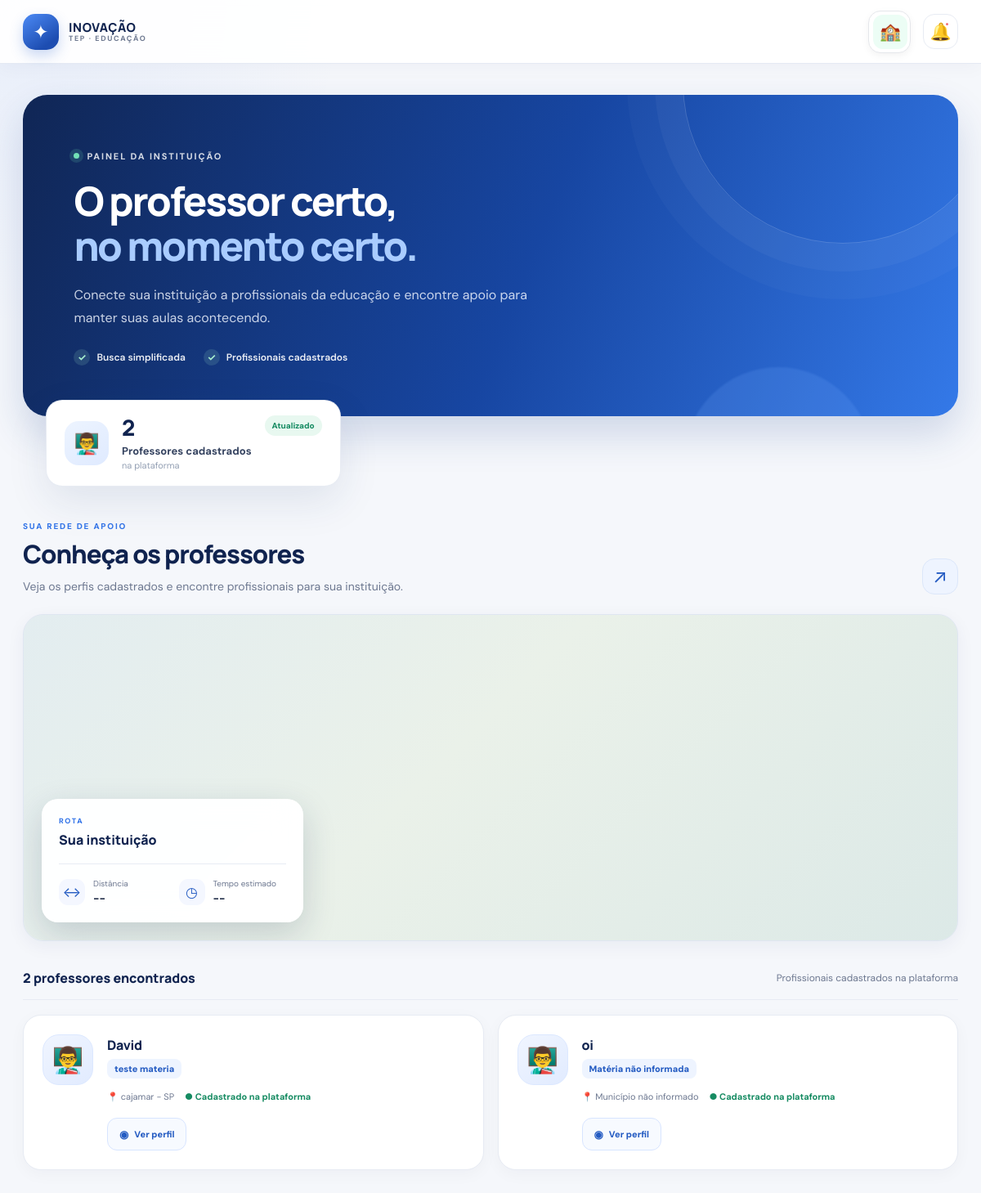
The app's page /instituicao/, older data.
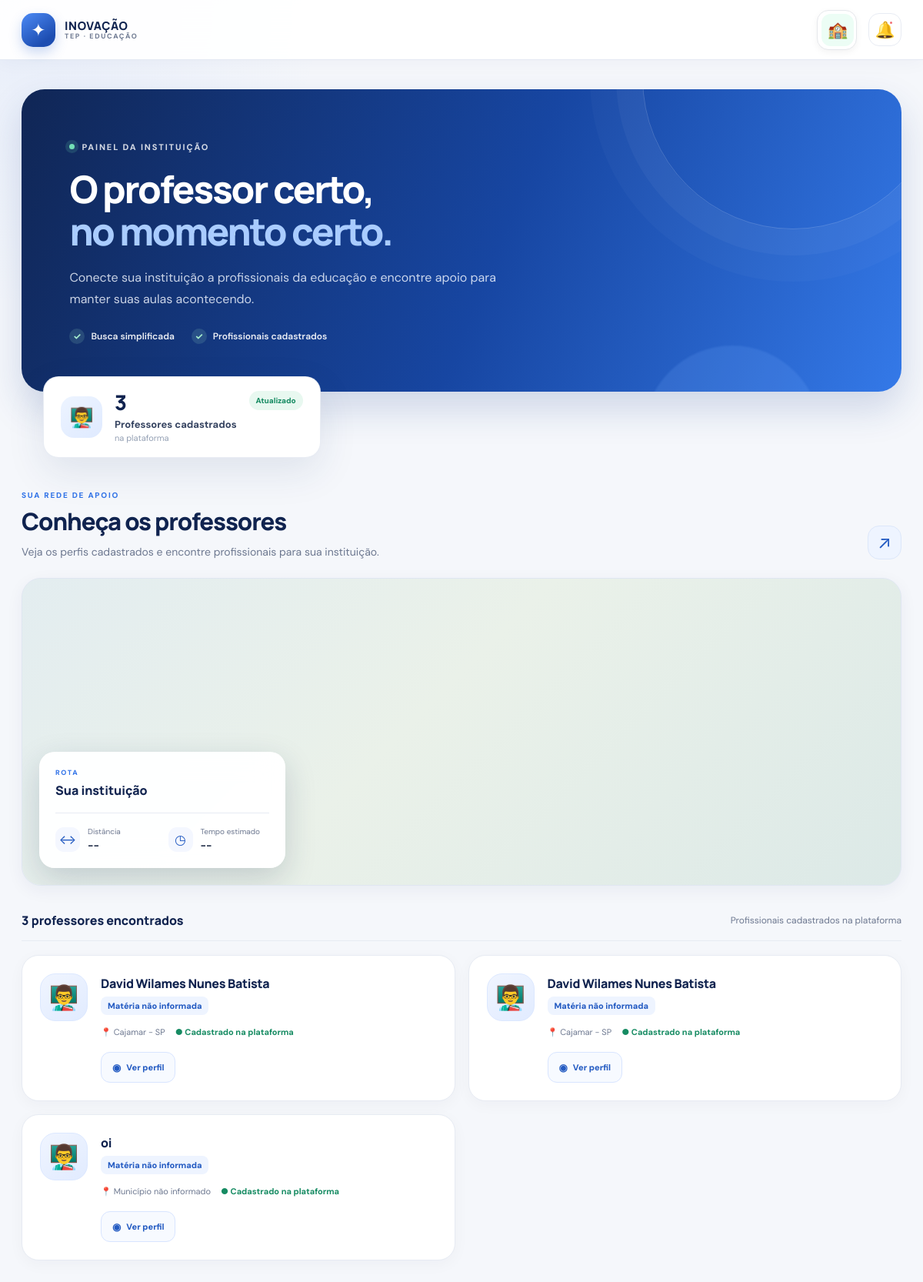
The same page, newer data.
### usuario/models.py (models this page shows, shortened)
class InformacoesColaborador(models.Model):
    usuario = models.OneToOneField(
        Usuarios, on_delete=models.CASCADE, related_name="informacoes_colaborador"
    )
    nome_completo = models.CharField(max_length=255, blank=True)
    nome_social = models.CharField(max_length=255, blank=True)
    data_nascimento = models.DateField(null=True, blank=True)
    genero = models.CharField(max_length=30, blank=True)
    possui_deficiencia = models.CharField(max_length=10, blank=True)
    necessidades_acessibilidade = models.TextField(blank=True)
    email = models.EmailField(blank=True)
    telefone = models.CharField(max_length=20, blank=True)
    cep = models.CharField(max_length=9, blank=True)
    numero = models.CharField(max_length=20, blank=True)
    logradouro = models.CharField(max_length=255, blank=True)
    complemento = models.CharField(max_length=255, blank=True)
    bairro = models.CharField(max_length=100, blank=True)
    municipio = models.CharField(max_length=100, blank=True)
    uf = models.CharField(max_length=2, blank=True)
    tipo_documento = models.CharField(max_length=20, blank=True)
    rg = models.CharField(max_length=30, blank=True)
    cpf = models.CharField(max_length=14, blank=True)
    materia = models.CharField(max_length=100, blank=True)
    tempo_integral = models.BooleanField(default=False)
    horario_inicio = models.TimeField(null=True, blank=True)
    horario_fim = models.TimeField(null=True, blank=True)
    formacao = models.CharField(max_length=255, blank=True)
    pos_graduacao = models.CharField(max_length=255, blank=True)
    disciplinas = models.JSONField(default=list, blank=True)
    observacoes = models.TextField(max_length=1000, blank=True)
    class Meta:
        db_table = "informacoes_colaborador"
        verbose_name = "Informação do colaborador"
        verbose_name_plural = "Informações dos colaboradores"
    perfil_ativo = models.BooleanField(
        default=True, verbose_name="Perfil visível para instituições"
    )

### instituicao/views.py (the view)
# urls.py: path('', views.pagina_instituicao, name='pagina_instituicao'),
def pagina_instituicao(request):
    colaboradores = (
        InformacoesColaborador.objects.filter(perfil_ativo=True)
        .select_related("usuario")
        .order_by("nome_completo")
    )
    return render(
        request,
        "instituicao/instituicao.html",
        {
            "colaboradores": colaboradores,
        },
    )

### templates/instituicao/instituicao.html (shortened to what this page needs)
{% load static %}
<!DOCTYPE html>
<html lang="pt-br">
<head>
    <link rel="stylesheet" href="{% static 'usuarios/css/componentes/perfis.css' %}">
    <link rel="stylesheet" href="{% static 'usuarios/css/componentes/painel_lateral.css' %}">
    <link rel="stylesheet" href="{% static 'usuarios/css/instituicao/instituicao.css' %}?v=3">
    <link rel="stylesheet" href="https://api.mapbox.com/mapbox-gl-js/v3.30.0/mapbox-gl.css">
<body>
    <header class="topbar">
        <div class="logo" aria-label="Inovação TEP">
            <span class="logo-mark" aria-hidden="true">✦</span>
            <span class="logo-words">
                <strong>INOVAÇÃO</strong>
                <small>TEP · EDUCAÇÃO</small>
            </span>
        </div>
        <div class="header-right">
            {% include 'instituicao/componentes/perfis.html' %}
            <button id="abrir-painel-notificacoes" class="notification" type="button" aria-label="Abrir configurações"
                title="Configurações" aria-controls="painel-notificacoes" aria-expanded="false">
                <span aria-hidden="true">🔔</span>
                <i aria-hidden="true"></i>
            </button>
        </div>
    </header>
    <main class="container">
        <section class="welcome">
            <p class="small-title"><span class="live-dot"></span> PAINEL DA INSTITUIÇÃO</p>
            <h1>O professor certo,<br><span>no momento certo.</span></h1>
            <p class="subtitle">
                Conecte sua instituição a profissionais da educação e encontre apoio
                para manter suas aulas acontecendo.
            </p>
            <div class="welcome-benefits" aria-label="Benefícios da plataforma">
                <span><b aria-hidden="true">✓</b> Busca simplificada</span>
                <span><b aria-hidden="true">✓</b> Profissionais cadastrados</span>
            </div>
        </section>
        <section class="statistics" aria-label="Resumo de professores">
            <div class="stat-card">
                <div class="stat-icon" aria-hidden="true">👨‍🏫</div>
                <div class="stat-copy">
                    <strong>{{ colaboradores|length }}</strong>
                    <p>Professores cadastrados</p>
                    <small>na plataforma</small>
                </div>
                <span class="stat-badge">Atualizado</span>
            </div>
        </section>
        <section class="search-section">
            <div class="section-header">
                <div class="section-heading-copy">
                    <span class="section-kicker">SUA REDE DE APOIO</span>
                    <h2>Conheça os professores</h2>
                    <p>Veja os perfis cadastrados e encontre profissionais para sua instituição.</p>
                </div>
                <span class="section-mark" aria-hidden="true">↗</span>
            </div>
            <div class="uber-map-container">
                <div id="map" aria-label="Mapa da região"></div>
                <div class="uber-route-card">
                    <div class="route-card-top">
                        <div>
                            <span class="route-label">ROTA</span>
                            <strong id="route-title">Sua instituição</strong>
                        </div>
                    </div>
                    <div class="route-line"></div>
                    <div class="route-details">
                        <div class="route-detail">
                            <span class="detail-icon" aria-hidden="true">↔</span>
                            <div>
                                <small>Distância</small>
                                <strong id="route-distance">--</strong>
                            </div>
                        </div>
                        <div class="route-detail">
                            <span class="detail-icon" aria-hidden="true">◷</span>
                            <div>
                                <small>Tempo estimado</small>
                                <strong id="route-time">--</strong>
                            </div>
                        </div>
                    </div>
                </div>
            </div>
            <div class="results-title">
                <strong>{{ colaboradores|length }} professores encontrados</strong>
                <span>Profissionais cadastrados na plataforma</span>
            </div>
            <div class="teacher-list">
                {% for colaborador in colaboradores %}
                <article class="teacher-card">
                    <div class="teacher-photo">
                        {% if colaborador.genero == "Feminino" %}
                        👩‍🏫
                        {% else %}
                        👨‍🏫
                        {% endif %}
                    </div>
                    <div class="teacher-info">
                        <div class="teacher-name">
                            <h3>
                                {% if colaborador.nome_social %}
                                {{ colaborador.nome_social }}
                                {% else %}
                                {{ colaborador.nome_completo }}
                                {% endif %}
                            </h3>
                        </div>
                        <p class="subject">{{ colaborador.materia|default:"Matéria não informada" }}</p>
                        <div class="teacher-details">
                            <span>
                                📍 {{ colaborador.municipio|default:"Município não informado" }}
                                {% if colaborador.uf %}- {{ colaborador.uf }}{% endif %}
                            </span>
                            <span class="available">● Cadastrado na plataforma</span>
                        </div>
                        <div class="teacher-actions">
                            <button class="profile-btn" type="button" data-colaborador-id="{{ colaborador.pk }}">
                                Ver perfil
                            </button>
                        </div>
                    </div>
                </article>
                {% empty %}
                <div class="empty-results">
                    <span class="empty-icon" aria-hidden="true">👩‍🏫</span>
                    <h3>Nenhum professor por aqui ainda</h3>
                    <p>Assim que novos profissionais forem cadastrados, eles aparecerão nesta lista.</p>
                </div>
                {% endfor %}
            </div>
        </section>
    </main>
</body>
</html>

### templates/instituicao/componentes/perfis.html (shortened to what this page needs)
<div class="perfis-container">
    <button class="perfil-card perfil-instituicao" type="button" onclick="abrirMenuInstituicao()">
        <div class="perfil-icone">
            <span>🏫</span>
        </div>
    </button>
</div>

### static/usuarios/css/componentes/perfis.css (style rules this page uses)
.perfis-container { display: flex; align-items: center; gap: 8px; }
.perfil-card { position: relative; width: 52px; height: 52px; display: flex; align-items: center; padding: 5px; border: 1px solid #e5e7eb; border-radius: 15px; background: #ffffff; cursor: pointer; overflow: hidden; box-shadow: 0 3px 10px rgba(0, 0, 0, 0.05); transition: width 0.4s ease, box-shadow 0.3s ease, border-color 0.3s ease, transform 0.3s ease; }
.perfil-icone { width: 42px; height: 42px; min-width: 42px; display: flex; align-items: center; justify-content: center; border-radius: 12px; font-size: 21px; transition: transform 0.4s ease, background 0.3s ease; }
.perfil-instituicao .perfil-icone { background: #ecfdf5; }

Row changes from the older to the newer data that the page shows:
changed InformacoesColaborador (number 1 of 3 on the later page): nome_completo "David" → "David Wilames Nunes Batista"; materia "teste materia" → "Matéria não informada"; municipio "cajamar" → "Cajamar"
added InformacoesColaborador: nome_completo "David Wilames Nunes Batista", materia "Matéria não informada", municipio "Cajamar", uf "SP"
Text that changed along with them:
{{ colaboradores|length }}: "2" → "3"
